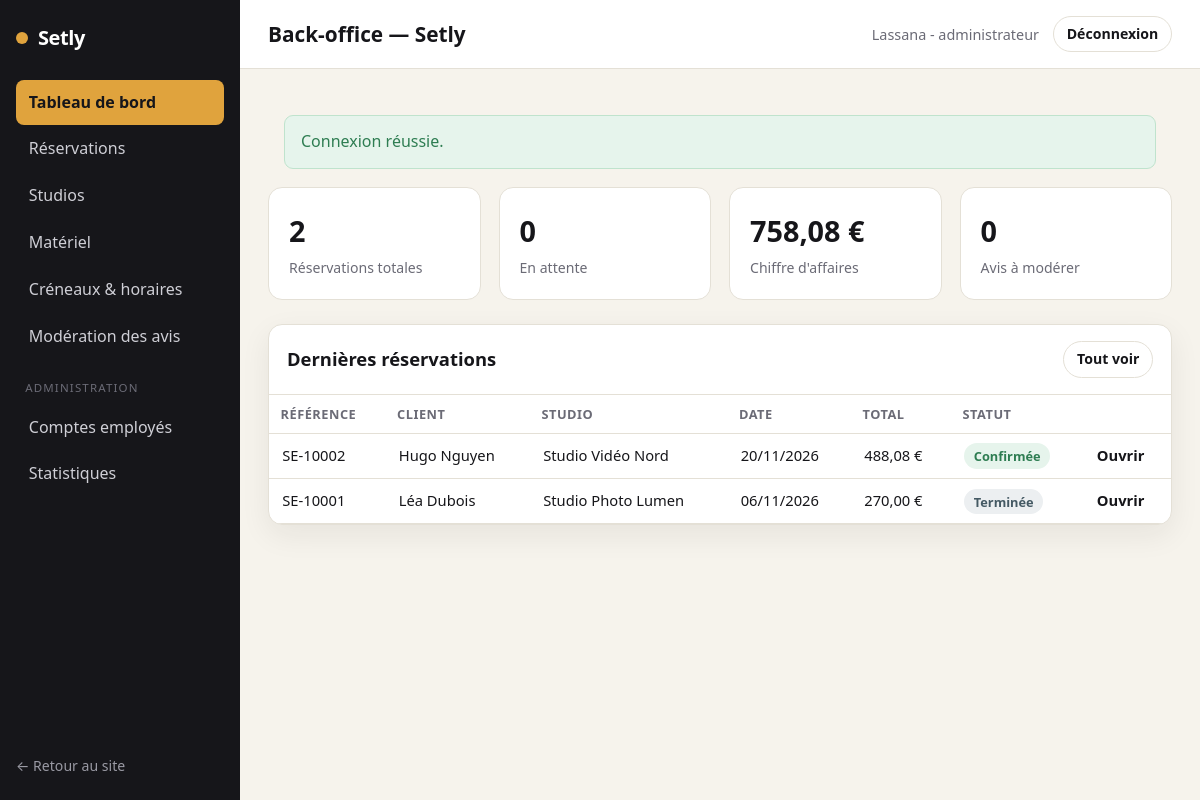
Screenshot of /back-office (signed in) with the database file from the repository.
### tables this page shows
CREATE TABLE reservation (
    id_reservation      INT AUTO_INCREMENT PRIMARY KEY,
    id_utilisateur      INT NOT NULL,
    id_studio           INT NOT NULL,
    reference           VARCHAR(20) NOT NULL UNIQUE,
    date_tournage       DATE NOT NULL,
    heure_debut         TIME NOT NULL,
    duree_heures        INT NOT NULL,
    nb_personnes        INT NOT NULL,
    mode_retrait        VARCHAR(20) NOT NULL DEFAULT 'sur_place',
    livraison_km        INT NOT NULL DEFAULT 0,
    prix_studio_cents   INT NOT NULL,
    reduction_cents     INT NOT NULL DEFAULT 0,
    prix_materiel_cents INT NOT NULL DEFAULT 0,
    livraison_cents     INT NOT NULL DEFAULT 0,
    total_cents         INT NOT NULL,
    statut              VARCHAR(30) NOT NULL DEFAULT 'en_attente',
    date_creation       DATETIME NOT NULL DEFAULT CURRENT_TIMESTAMP,
    CONSTRAINT fk_resa_utilisateur FOREIGN KEY (id_utilisateur) REFERENCES utilisateur(id_utilisateur),
    CONSTRAINT fk_resa_studio      FOREIGN KEY (id_studio)      REFERENCES studio(id_studio),
    CONSTRAINT chk_statut CHECK (statut IN
        ('en_attente','confirmee','en_preparation','en_cours','terminee','annulee','attente_retour_materiel'))
);

CREATE TABLE utilisateur (
    id_utilisateur     INT AUTO_INCREMENT PRIMARY KEY,
    id_role            INT NOT NULL,
    nom                VARCHAR(80)  NOT NULL,
    prenom             VARCHAR(80)  NOT NULL,
    email              VARCHAR(180) NOT NULL UNIQUE,
    mot_de_passe_hash  VARCHAR(255) NOT NULL,
    telephone          VARCHAR(20),
    email_verifie      TINYINT(1) NOT NULL DEFAULT 0,
    actif              TINYINT(1) NOT NULL DEFAULT 1,
    date_creation      DATETIME NOT NULL DEFAULT CURRENT_TIMESTAMP,
    CONSTRAINT fk_utilisateur_role FOREIGN KEY (id_role) REFERENCES role(id_role)
);

CREATE TABLE studio (
    id_studio           INT AUTO_INCREMENT PRIMARY KEY,
    id_type             INT NOT NULL,
    nom                 VARCHAR(120) NOT NULL,
    description         TEXT,
    capacite            INT NOT NULL,
    surface_m2          INT,
    tarif_horaire_cents INT NOT NULL,
    duree_min_heures    INT NOT NULL DEFAULT 2,
    conditions          TEXT,
    actif               TINYINT(1) NOT NULL DEFAULT 1,
    CONSTRAINT fk_studio_type FOREIGN KEY (id_type) REFERENCES type_studio(id_type)
);

### src/Controller/Controller.php (called while the page is built, shortened)
<?php
abstract class Controller
{
    protected function view(string $template, array $data = [], string $layout = 'layouts/main'): void
    {
        View::render($template, $data, $layout);
    }
}

### src/Controller/EmployeController.php (called while the page is built, shortened)
<?php
final class EmployeController extends Controller
{
    public function dashboard(Request $request): void
    {
        $this->view('backoffice/dashboard', [
            'title'         => 'Back-office — Setly',
            'reservations'  => Reservation::all(),
            'avisEnAttente' => count(Avis::pending()),
        ], 'layouts/backoffice');
    }
}

### public/index.php (called while the page is built, shortened)
<?php
require __DIR__ . '/../src/bootstrap.php';
$routes = require __DIR__ . '/../config/routes.php';
$router = new Router($routes);
$router->dispatch(
    $_SERVER['REQUEST_METHOD'],
    parse_url($_SERVER['REQUEST_URI'], PHP_URL_PATH) ?: '/'
);

### src/bootstrap.php (called while the page is built, shortened)
<?php
spl_autoload_register(static function (string $class): void {
    $prefix  = 'App\\';
    $baseDir = __DIR__ . '/';
    $relative = substr($class, strlen($prefix));
    $file     = $baseDir . str_replace('\\', '/', $relative) . '.php';
});
App\Core\Config::load(require __DIR__ . '/../config/config.php');
require __DIR__ . '/helpers.php';

### src/Core/Config.php (called while the page is built, shortened)
<?php
final class Config
{
    private static array $items = [];
    public static function load(array $items): void
    {
        self::$items = $items;
    }
    public static function get(string $key, mixed $default = null): mixed
    {
        $segments = explode('.', $key);
        $value    = self::$items;
        foreach ($segments as $segment) {
            if (is_array($value) && array_key_exists($segment, $value)) {
                $value = $value[$segment];
            } else {
                return $default;
            }
        }
        return $value;
    }
}

### src/Core/Database.php (called while the page is built, shortened)
<?php
final class Database
{
    private static ?PDO $pdo = null;
    public static function connection(): PDO
    {
        if (self::$pdo instanceof PDO) {
            return self::$pdo;
        }
        $host = Config::get('db.host');
        $port = Config::get('db.port');
        $name = Config::get('db.name');
        $dsn  = "mysql:host={$host};port={$port};dbname={$name};charset=utf8mb4";
        $options = [
            PDO::ATTR_ERRMODE            => PDO::ERRMODE_EXCEPTION,
            PDO::ATTR_DEFAULT_FETCH_MODE => PDO::FETCH_ASSOC,
            PDO::ATTR_EMULATE_PREPARES   => false,
        ];
        $ca = (string) Config::get('db.ssl_ca');
        try {
            self::$pdo = new PDO($dsn, Config::get('db.user'), Config::get('db.pass'), $options);
        } catch (PDOException $e) {
            http_response_code(500);
            exit('Connexion à la base de données impossible.');
        }
        return self::$pdo;
    }
}

### src/Model/Reservation.php (called while the page is built, shortened)
<?php
final class Reservation
{
    public static function all(array $filters = []): array
    {
        $sql = "SELECT r.*, s.nom AS studio_nom,
                       u.nom AS client_nom, u.prenom AS client_prenom
                FROM reservation r
                JOIN studio s ON s.id_studio = r.id_studio
                JOIN utilisateur u ON u.id_utilisateur = r.id_utilisateur
                WHERE 1=1";
        $params = [];
        $sql .= " ORDER BY r.date_creation DESC";
        $stmt = Database::connection()->prepare($sql);
        $stmt->execute($params);
        return $stmt->fetchAll();
    }
}

### src/Service/TarifService.php (called while the page is built, shortened)
<?php
final class TarifService
{
    public static function format(int $cents): string
    {
        return number_format($cents / 100, 2, ',', ' ') . ' €';
    }
}

### src/helpers.php (called while the page is built, shortened)
<?php
if (!function_exists('e')) {
    function e(?string $value): string
    {
        return Security::e($value);
    }
}
if (!function_exists('price')) {
    function price(int $cents): string
    {
        return TarifService::format($cents);
    }
}

### src/Core/Security.php (called while the page is built, shortened)
<?php
final class Security
{
    public static function e(?string $value): string
    {
        return htmlspecialchars((string) $value, ENT_QUOTES, 'UTF-8');
    }
}

### src/Service/ReservationService.php (called while the page is built, shortened)
<?php
final class ReservationService
{
    public static function statutLabel(string $statut): string
    {
        return self::LABELS[$statut] ?? $statut;
    }
}

### views/backoffice/dashboard.php (the view, shortened to what this page needs)
<?php
$parStatut = [];
foreach ($reservations as $r) { $parStatut[$r['statut']] = ($parStatut[$r['statut']] ?? 0) + 1; }
$ca = 0;
foreach ($reservations as $r) { if ($r['statut'] !== 'annulee') { $ca += (int) $r['total_cents']; } }
?>
<div class="kpi-row">
    <div class="kpi">
        <p class="kpi__value"><?= count($reservations) ?></p>
        <p class="kpi__label">Réservations totales</p>
    </div>
    <div class="kpi">
        <p class="kpi__value"><?= $parStatut['en_attente'] ?? 0 ?></p>
        <p class="kpi__label">En attente</p>
    </div>
    <div class="kpi">
        <p class="kpi__value"><?= price($ca) ?></p>
        <p class="kpi__label">Chiffre d'affaires</p>
    </div>
    <div class="kpi">
        <p class="kpi__value"><?= (int) $avisEnAttente ?></p>
        <p class="kpi__label">Avis à modérer</p>
    </div>
</div>
<div class="card">
    <div class="card__head">
        <h2>Dernières réservations</h2>
        <a class="btn btn--ghost btn--sm" href="/back-office/reservations">Tout voir</a>
    </div>
    <div class="table-wrap">
        <table class="table">
            <thead>
                <tr><th>Référence</th><th>Client</th><th>Studio</th><th>Date</th><th>Total</th><th>Statut</th><th></th></tr>
            </thead>
            <tbody>
                <?php foreach (array_slice($reservations, 0, 8) as $r): ?>
                    <tr>
                        <td><?= e($r['reference']) ?></td>
                        <td><?= e($r['client_prenom'] . ' ' . $r['client_nom']) ?></td>
                        <td><?= e($r['studio_nom']) ?></td>
                        <td><?= e(date('d/m/Y', strtotime($r['date_tournage']))) ?></td>
                        <td><?= price((int) $r['total_cents']) ?></td>
                        <td><span class="status status--<?= e($r['statut']) ?>"><?= e(ReservationService::statutLabel($r['statut'])) ?></span></td>
                        <td><a class="link-more" href="/back-office/reservation/<?= (int) $r['id_reservation'] ?>">Ouvrir</a></td>
                    </tr>
                <?php endforeach; ?>
            </tbody>
        </table>
    </div>
</div>

### src/Core/Router.php (shortened to what this page needs)
<?php
final class Router
{
    public function dispatch(string $method, string $path): void
    {
        $path = rtrim($path, '/') ?: '/';
        foreach ($this->routes as [$routeMethod, $routePath, $handler, $access]) {
            if ($routeMethod !== $method) {
                continue;
            }
            $pattern = $this->toRegex($routePath);
            if (preg_match($pattern, $path, $matches)) {
                $params = array_filter(
                    $matches,
                    static fn ($k) => !is_int($k),
                    ARRAY_FILTER_USE_KEY
                );
                [$class, $action] = explode('@', $handler);
                $controller = new $fqcn();
                $controller->$action(new Request(), ...array_values($params));
                return;
            }
        }
    }
    private function toRegex(string $path): string
    {
        $regex = preg_replace('#\{([a-zA-Z_]+)\}#', '(?P<$1>[^/]+)', $path);
        return '#^' . $regex . '$#';
    }
}

### public/assets/css/style.css (style rules this page uses)
:root { --ink: #16161a; --ink-soft: #3a3a42; --muted: #6b6b76; --line: #e4e0d6; --bg: #ffffff; --bg-soft: #f6f3ec; --gold: #e0a33d; --gold-dark: #c4862a; --danger: #c0392b; --success: #2e7d52; --radius: 14px; --radius-sm: 9px; --shadow: 0 10px 30px rgba(22, 22, 26, 0.07); --maxw: 1140px; --font: "Segoe UI", system-ui, -apple-system, Roboto, Helvetica, Arial, sans-serif; }
* { box-sizing: border-box; }
html { scroll-behavior: smooth; }
body { margin: 0; font-family: var(--font); color: var(--ink); background: var(--bg); line-height: 1.6; -webkit-font-smoothing: antialiased; }
h1, h2, h3, h4 { line-height: 1.2; color: var(--ink); margin: 0 0 .5em; }
h2 { font-size: clamp(1.4rem, 3vw, 1.9rem); }
a { color: var(--ink); text-decoration-color: var(--gold); text-underline-offset: 3px; }
.btn { display: inline-flex; align-items: center; justify-content: center; gap: .4em; font: inherit; font-weight: 600; cursor: pointer; border: 1px solid transparent; border-radius: 999px; padding: .62em 1.3em; text-decoration: none; transition: .15s; white-space: nowrap; }
.btn--ghost { background: transparent; border-color: var(--line); color: var(--ink); }
.btn--sm { padding: .42em .9em; font-size: .88rem; }
.link-more { font-weight: 600; text-decoration: none; }
.card { background: var(--bg); border: 1px solid var(--line); border-radius: var(--radius); box-shadow: var(--shadow); overflow: hidden; }
.card__head { display: flex; align-items: center; justify-content: space-between; padding: 16px 18px; border-bottom: 1px solid var(--line); }
.card__head h2 { margin: 0; font-size: 1.15rem; }
.status { font-size: .8rem; font-weight: 700; padding: .3em .75em; border-radius: 999px; white-space: nowrap; }
.status--confirmee { background: #e6f4ec; color: var(--success); }
.status--terminee { background: #eceff1; color: #455a64; }
.bo { background: var(--bg-soft); }
.kpi-row { display: grid; grid-template-columns: 1fr; gap: 18px; margin-bottom: 24px; }
.kpi { background: #fff; border: 1px solid var(--line); border-radius: var(--radius); padding: 20px; }
.kpi__value { font-size: 1.8rem; font-weight: 800; margin: 0; }
.kpi__label { color: var(--muted); font-size: .88rem; margin: .2em 0 0; }
.table-wrap { overflow-x: auto; }
.table { width: 100%; border-collapse: collapse; }
.table th, .table td { text-align: left; padding: .7em .9em; border-bottom: 1px solid var(--line); font-size: .92rem; }
.table th { font-size: .8rem; text-transform: uppercase; letter-spacing: .04em; color: var(--muted); }
@media (min-width: 681px) { .kpi-row { grid-template-columns: 1fr 1fr; } }
@media (min-width: 921px) { .kpi-row { grid-template-columns: repeat(4, 1fr); } }

### rows the page displays
reservation: reference "SE-10002", id_utilisateur.nom "Hugo Nguyen", id_studio.nom "Studio Vidéo Nord", date_tournage "20/11/2026", total_cents "488,08 €", statut "Confirmée"
reservation: reference "SE-10001", id_utilisateur.nom "Léa Dubois", id_studio.nom "Studio Photo Lumen", date_tournage "06/11/2026", total_cents "270,00 €", statut "Terminée"

### other values shown
$f['message'] "Connexion réussie."
$parStatut['en_attente'] "0"
price($ca) "758,08 €"
